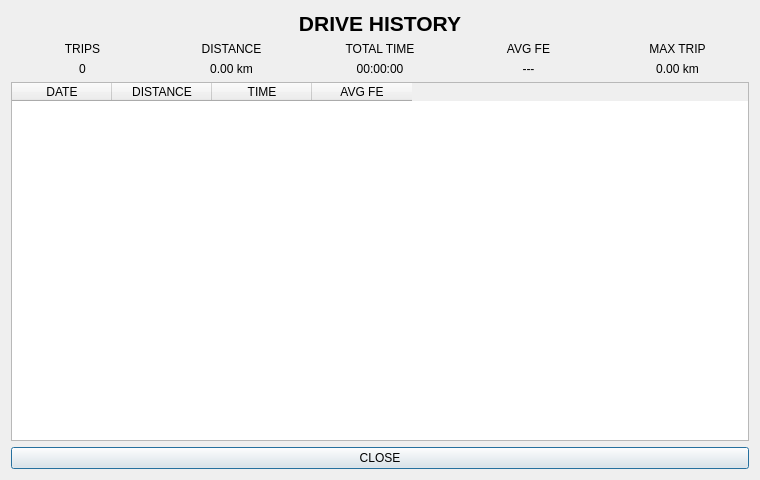
<?xml version="1.0" encoding="UTF-8"?>
<ui version="4.0">
 <class>DriveHistoryDialog</class>

 <widget class="QDialog" name="DriveHistoryDialog">
  <property name="geometry">
   <rect>
    <x>0</x>
    <y>0</y>
    <width>760</width>
    <height>480</height>
   </rect>
  </property>

  <property name="windowTitle">
   <string>Drive History</string>
  </property>

  <layout class="QVBoxLayout" name="mainLayout">

   <item>
    <widget class="QLabel" name="titleLabel">
     <property name="font">
      <font>
       <pointsize>16</pointsize>
       <bold>true</bold>
      </font>
     </property>
     <property name="text">
      <string>DRIVE HISTORY</string>
     </property>
     <property name="alignment">
      <set>Qt::AlignCenter</set>
     </property>
    </widget>
   </item>

   <item>
    <layout class="QGridLayout" name="statisticsLayout">

     <item row="0" column="0">
      <widget class="QLabel" name="totalTripsTitleLabel">
       <property name="text">
        <string>TRIPS</string>
       </property>
       <property name="alignment">
        <set>Qt::AlignCenter</set>
       </property>
      </widget>
     </item>

     <item row="0" column="1">
      <widget class="QLabel" name="totalDistanceTitleLabel">
       <property name="text">
        <string>DISTANCE</string>
       </property>
       <property name="alignment">
        <set>Qt::AlignCenter</set>
       </property>
      </widget>
     </item>

     <item row="0" column="2">
      <widget class="QLabel" name="totalTimeTitleLabel">
       <property name="text">
        <string>TOTAL TIME</string>
       </property>
       <property name="alignment">
        <set>Qt::AlignCenter</set>
       </property>
      </widget>
     </item>

     <item row="0" column="3">
      <widget class="QLabel" name="averageFuelTitleLabel">
       <property name="text">
        <string>AVG FE</string>
       </property>
       <property name="alignment">
        <set>Qt::AlignCenter</set>
       </property>
      </widget>
     </item>

     <item row="0" column="4">
      <widget class="QLabel" name="maxDistanceTitleLabel">
       <property name="text">
        <string>MAX TRIP</string>
       </property>
       <property name="alignment">
        <set>Qt::AlignCenter</set>
       </property>
      </widget>
     </item>

     <item row="1" column="0">
      <widget class="QLabel" name="totalTripsValueLabel">
       <property name="text">
        <string>0</string>
       </property>
       <property name="alignment">
        <set>Qt::AlignCenter</set>
       </property>
      </widget>
     </item>

     <item row="1" column="1">
      <widget class="QLabel" name="totalDistanceValueLabel">
       <property name="text">
        <string>0.00 km</string>
       </property>
       <property name="alignment">
        <set>Qt::AlignCenter</set>
       </property>
      </widget>
     </item>

     <item row="1" column="2">
      <widget class="QLabel" name="totalTimeValueLabel">
       <property name="text">
        <string>00:00:00</string>
       </property>
       <property name="alignment">
        <set>Qt::AlignCenter</set>
       </property>
      </widget>
     </item>

     <item row="1" column="3">
      <widget class="QLabel" name="averageFuelValueLabel">
       <property name="text">
        <string>---</string>
       </property>
       <property name="alignment">
        <set>Qt::AlignCenter</set>
       </property>
      </widget>
     </item>

     <item row="1" column="4">
      <widget class="QLabel" name="maxDistanceValueLabel">
       <property name="text">
        <string>0.00 km</string>
       </property>
       <property name="alignment">
        <set>Qt::AlignCenter</set>
       </property>
      </widget>
     </item>

    </layout>
   </item>

   <item>
    <widget class="QTableWidget" name="historyTable">
     <property name="columnCount">
      <number>4</number>
     </property>
     <property name="rowCount">
      <number>0</number>
     </property>

     <column>
      <property name="text">
       <string>DATE</string>
      </property>
     </column>

     <column>
      <property name="text">
       <string>DISTANCE</string>
      </property>
     </column>

     <column>
      <property name="text">
       <string>TIME</string>
      </property>
     </column>

     <column>
      <property name="text">
       <string>AVG FE</string>
      </property>
     </column>

    </widget>
   </item>

   <item>
    <widget class="QPushButton" name="closeButton">
     <property name="text">
      <string>CLOSE</string>
     </property>
    </widget>
   </item>

  </layout>
 </widget>

 <resources/>

 <connections>
  <connection>
   <sender>closeButton</sender>
   <signal>clicked()</signal>
   <receiver>DriveHistoryDialog</receiver>
   <slot>accept()</slot>
  </connection>
 </connections>

</ui>
